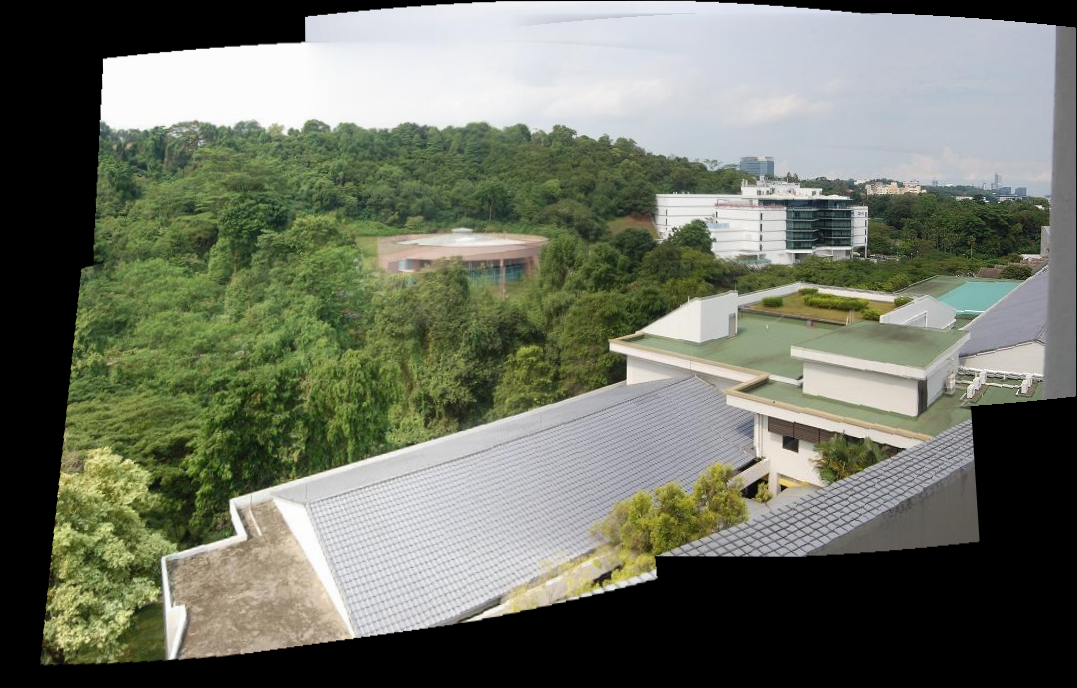
#> input picture results/I6/Debojit_stitcher.png, 1077 x 688 px; its folder holds only this picture in this run
$ python stitcher.py
#> lines starting #> are read from the running program, lines starting #| are printed output that depends on the picture; after the words box and inside, x2 and y2 are one past the last pixel; in counts of white or black regions, pixels touching at a corner belong together
import numpy as np
import cv2
import matplotlib.pyplot as plt
from tqdm import tqdm
import glob
from PIL import Image

class PanaromaStitcher:
    def __init__(self, image_files, focal_length=800, Flag = False):
#> called with focal_length = 700, Flag = True
        self.focal_length = focal_length
        if Flag == True:
            self.images = [self.cylindrical_warp(cv2.imread(img), focal_length) for img in image_files]
        else:
            self.images = [cv2.imread(img) for img in image_files]
        self.keypoints = []
        self.descriptors = []
        self.translation_left_matrices = []
        self.translation_right_matrices = []

        # Initialize SIFT detector
        self.sift = cv2.SIFT_create()

        # Detect keypoints and descriptors for all images
        for img in self.images:
            kp, des = self.sift.detectAndCompute(img, None)
            self.keypoints.append(kp)
            self.descriptors.append(des)

    def cylindrical_warp(self, image, focal_length):
#> called with focal_length = 700
        h, w = image.shape[:2]
#> h = 688; w = 1077
        x_c, y_c = w // 2, h // 2  # Center coordinates
#> x_c = 538; y_c = 344

        # Create a mesh grid for image coordinates
        u, v = np.meshgrid(np.arange(w), np.arange(h))

        # Convert to cylindrical coordinates
        theta = (u - x_c) / focal_length
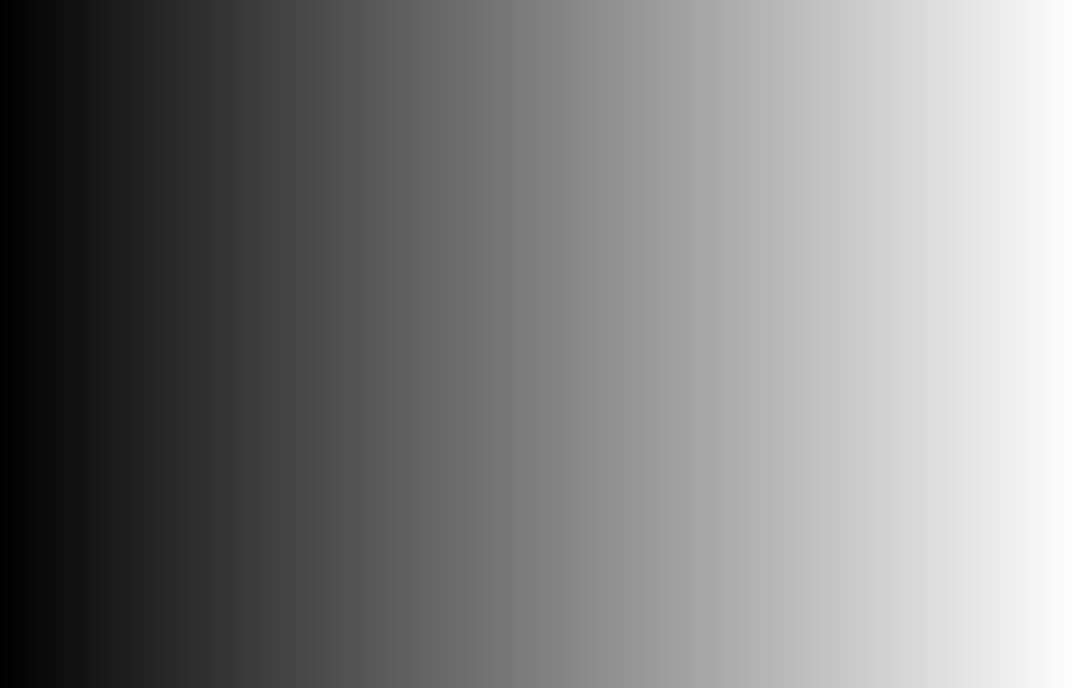
#> theta: shape (688, 1077) float64; min -0.769, max 0.769, mean 3.57e-18; drawn with min black and max white
        h_cyl = (v - y_c) / focal_length

        x_hat = np.sin(theta)
        y_hat = h_cyl
        z_hat = np.cos(theta)

        # Project cylindrical coordinates back to image plane
        x_img = (focal_length * x_hat / z_hat + x_c).astype(np.int32)
        y_img = (focal_length * y_hat / z_hat + y_c).astype(np.int32)
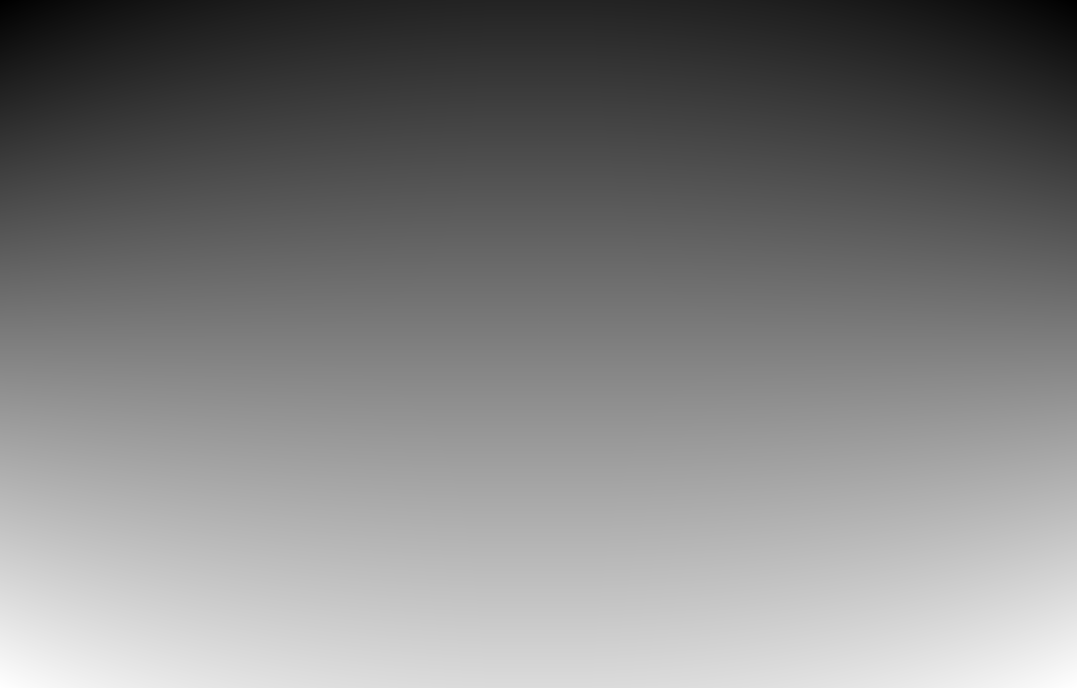
#> y_img: shape (688, 1077) int32; min -134, max 821, mean 343; drawn with min black and max white

        # Mask to keep points within image bounds
        valid_mask = (x_img >= 0) & (x_img < w) & (y_img >= 0) & (y_img < h)
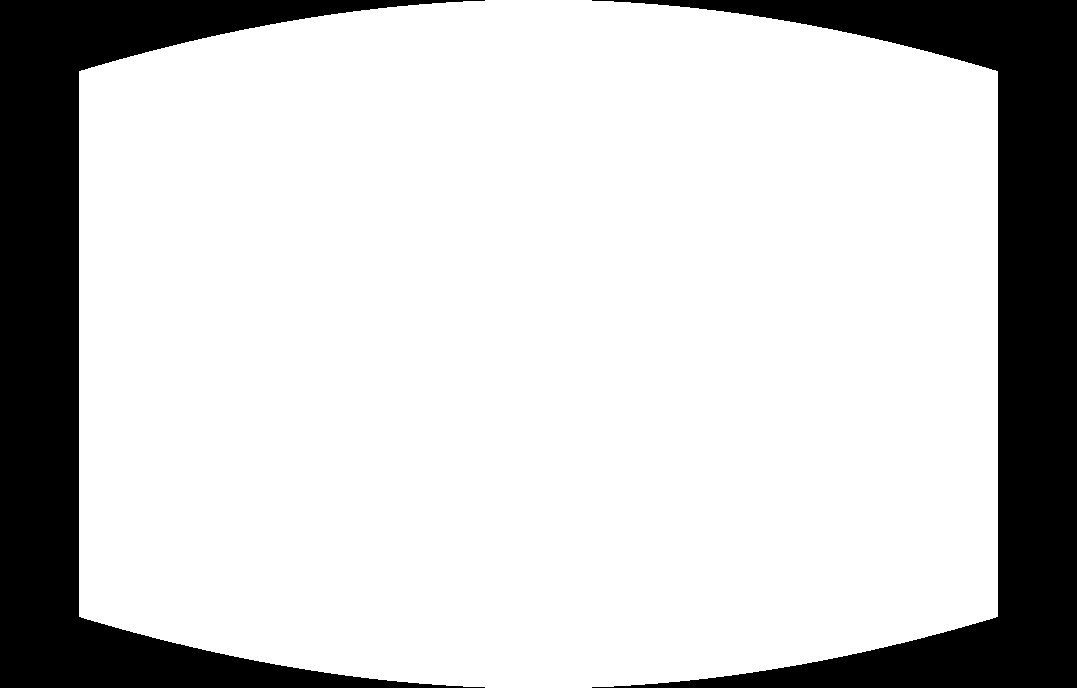
#> valid_mask: shape (688, 1077) bool; 79.4% white; 2 black regions, box (x1, y1, x2, y2) and area: (0, 0, 485, 688) 76160, (592, 0, 1077, 688) 76160

        # Create the cylindrical image with valid pixel mappings
        cylindrical_img = np.zeros_like(image)
        cylindrical_img[v[valid_mask], u[valid_mask]] = image[y_img[valid_mask], x_img[valid_mask]]
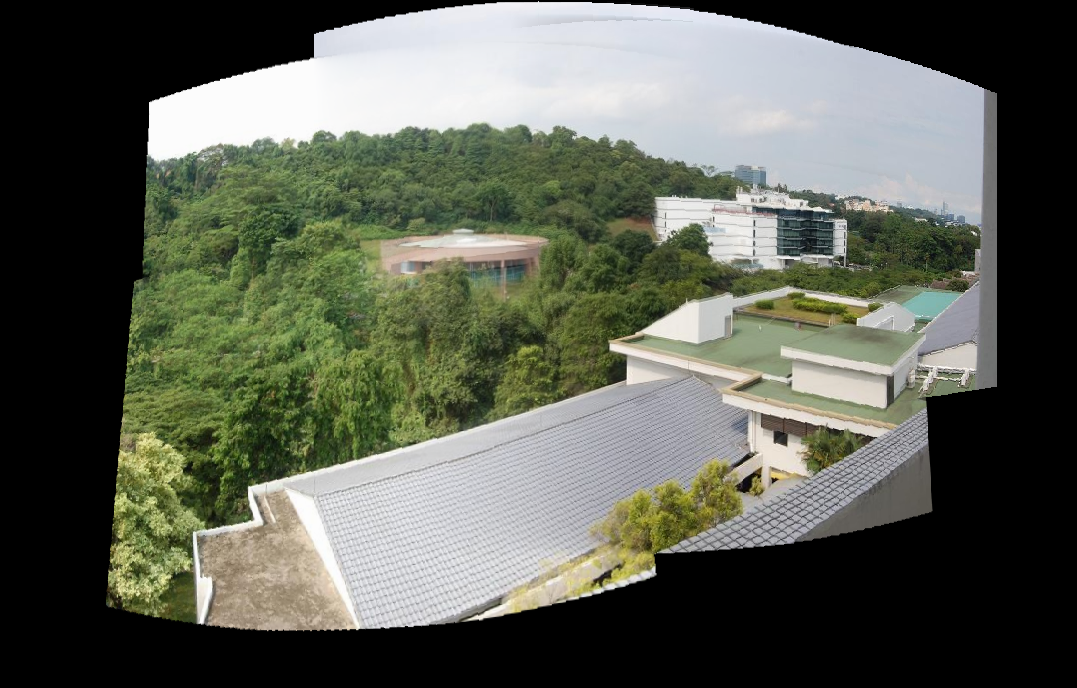
#> cylindrical_img: shape (688, 1077, 3); mean B, G, R 84.7, 96.4, 92.6

        # Crop the image to remove black borders
        min_x, max_x = u[valid_mask].min(), u[valid_mask].max()
#> min_x = 79; max_x = 997
        min_y, max_y = v[valid_mask].min(), v[valid_mask].max()
#> min_y = 0; max_y = 687
        cropped_cylindrical_img = cylindrical_img[min_y:max_y, min_x:max_x]
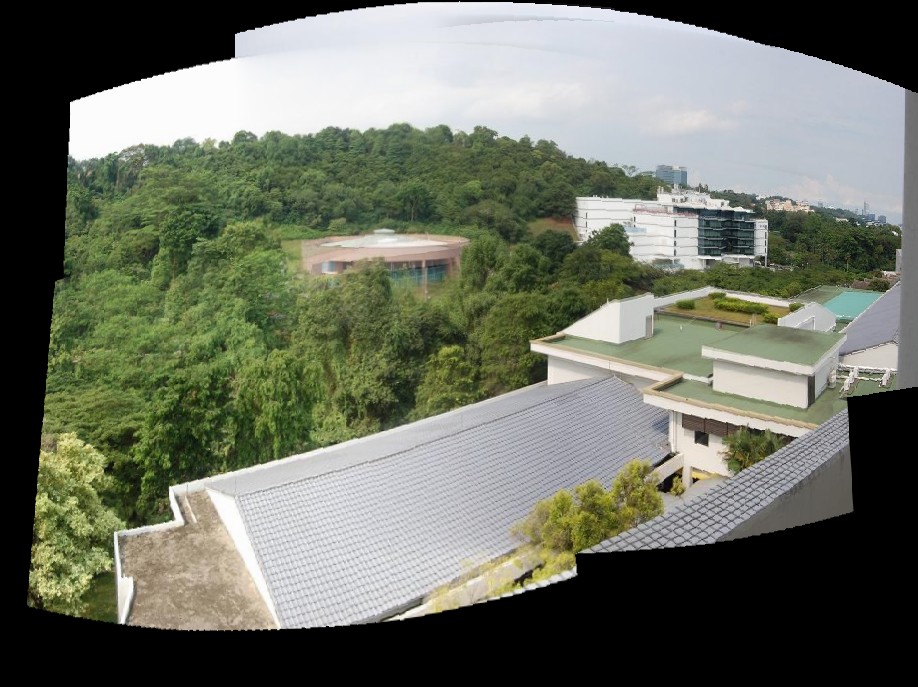
#> cropped_cylindrical_img: shape (687, 918, 3); mean B, G, R 99.5, 113.2, 108.8
#> in __init__, `self.images = [self.cylindrical_warp(cv2.imread(img), focal_length) fo..`: self.images = 1 item
#> the loop in __init__, `for img in self.images:` made 1 pass
#> in stitch_images, `center_index = len(self.images) // 2`: center_index = 0

        return cropped_cylindrical_img


    def find_matches(self):
        bf = cv2.BFMatcher()
        all_good_matches = []

        # Find matches for consecutive image pairs
        for i in range(len(self.images) - 1):
            matches = bf.knnMatch(self.descriptors[i], self.descriptors[i + 1], k=2)
            good_matches = [m for m, n in matches if m.distance < 0.75 * n.distance]
            all_good_matches.append(good_matches)
#> this loop made 0 passes
#> after the loop, all_good_matches = []
        return all_good_matches

    # [41 lines left out: functions compute_homography, ransac_homography, not called in this run]

    def all_homographies(self):
        homography_pairs = []
        all_good_matches = self.find_matches()
#> all_good_matches = []

        for i in range(len(self.images) - 1):
            src_pts = np.float32([self.keypoints[i][m.queryIdx].pt for m in all_good_matches[i]]).reshape(-1, 1, 2)
            dst_pts = np.float32([self.keypoints[i + 1][m.trainIdx].pt for m in all_good_matches[i]]).reshape(-1, 1, 2)
            H = self.ransac_homography(src_pts, dst_pts)
            homography_pairs.append(H)
#> after the loop, homography_pairs = []

        return homography_pairs

    def stitch_images(self):
        # Find the center index
        center_index = len(self.images) // 2
        all_homographies = self.all_homographies()
#> all_homographies = []

        # Stitch the left side from the first image up to the center
        left_panorama = self.images[0].copy()
        mask_left = single_weights_matrix(left_panorama.shape[:2])

        for i in range(0, center_index):
            H =  all_homographies[i]
            left_panorama, mask_left = self.left_apply_homography(left_panorama, H, self.images[i + 1], mask_left)
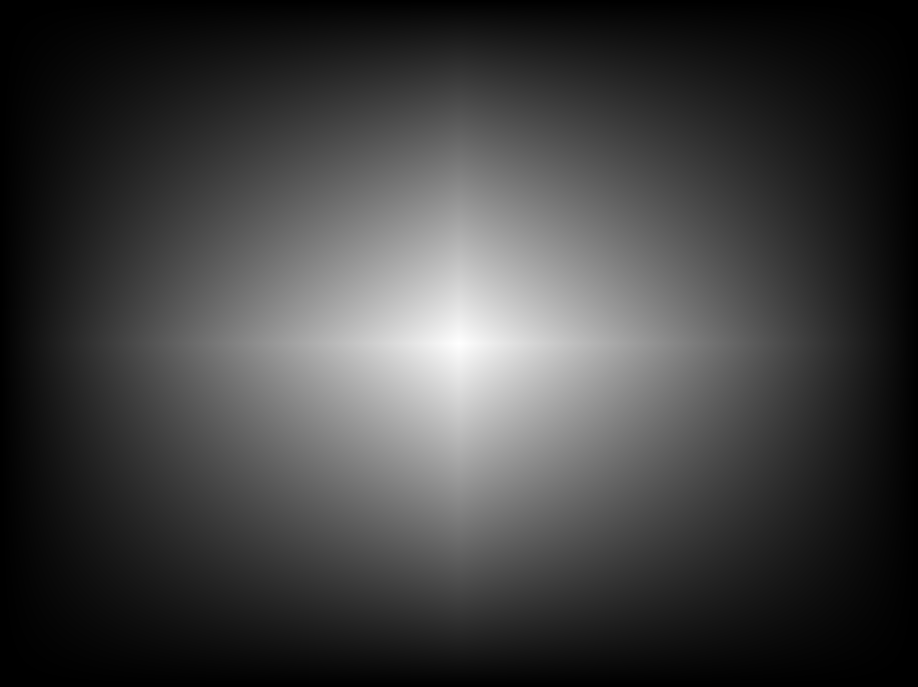
#> mask_left: shape (687, 918) float64; min 0, max 1, mean 0.25

        # Stitch the right side from the last image back to the center
        right_panorama = self.images[-1]
        mask_right = single_weights_matrix(right_panorama.shape[:2])

        for i in range(len(self.images) - 2, center_index, -1):
            H_inv = np.linalg.inv(all_homographies[i])
            right_panorama, mask_right = self.right_apply_homography(right_panorama, H_inv, self.images[i], mask_right)

        # Merge left and right panoramas
#> (the run stopped early here; a loop or call above may not have finished)
